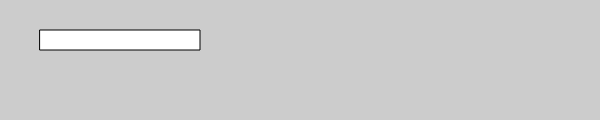
Frame 1 (no input)
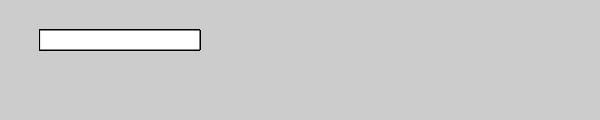
Frame 60 (no input)
Frame 120 (the mouse pressed at the canvas centre since frame 60): identical to frame 60, image omitted

The p5.js sketch that drew these frames (run headless with seeded random() and noise() and a simulated clock; from frame 60 on, the mouse is pressed at the canvas centre):

// p5.js sketch
// ── sketch.js
function setup() {
  createCanvas(600, 120);
  background(204);
}

function draw() {
  rotate(mouseX / 100.0);
  rect(40, 30, 160, 20);
}
